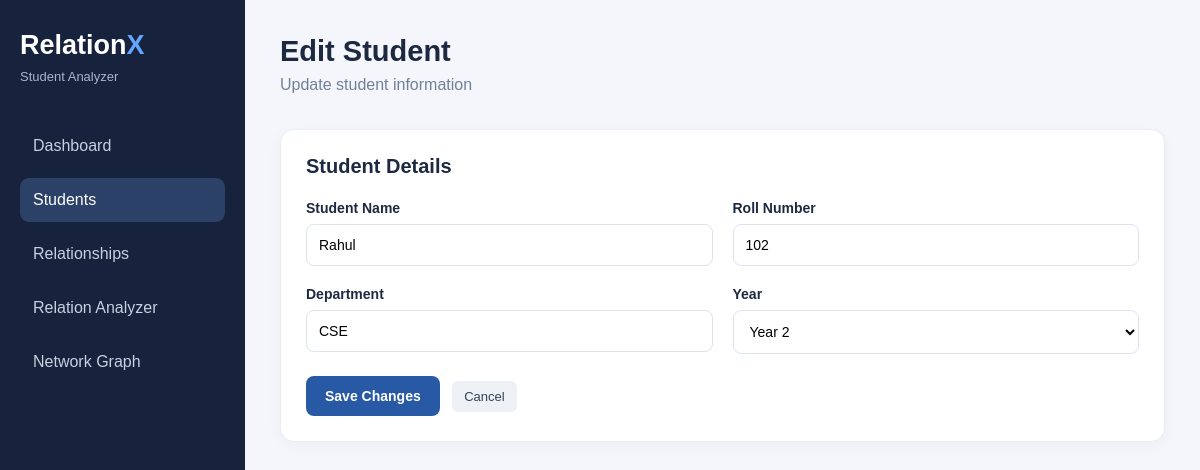
Page /edit-student/4 on the committed database.
### tables this page shows
CREATE TABLE students (
            id INTEGER PRIMARY KEY AUTOINCREMENT,
            name TEXT NOT NULL,
            roll_no TEXT UNIQUE NOT NULL,
            department TEXT NOT NULL,
            year INTEGER NOT NULL
        );

### app.py (the view, shortened to what this page needs)
@app.route("/edit-student/<int:student_id>", methods=["GET", "POST"])
def edit_student(student_id):
    conn = get_connection()
    cursor = conn.cursor()
    cursor.execute(
        "SELECT * FROM students WHERE id = ?",
        (student_id,)
    )
    student = cursor.fetchone()
    if student is None:
        conn.close()
        flash("Student not found.", "error")
        return redirect(url_for("students"))
    conn.close()
    return render_template("edit_student.html", student=student)

### database.py (called while the page is built)
def get_connection():
    conn = sqlite3.connect(DATABASE)
    conn.row_factory = sqlite3.Row
    return conn

### templates/edit_student.html (shortened to what this page needs)
<!DOCTYPE html>
<html lang="en">
<head>
    <link rel="stylesheet"
          href="{{ url_for('static', filename='css/style.css') }}">
</head>
<body>
<div class="dashboard">
    <aside class="sidebar">
        <h2>Relation<span>X</span></h2>
        <p class="subtitle">Student Analyzer</p>
        <nav>
            <a href="/">Dashboard</a>
            <a href="/students" class="active">Students</a>
            <a href="/relationships">Relationships</a>
            <a href="/analyzer">Relation Analyzer</a>
            <a href="/network">Network Graph</a>
        </nav>
    </aside>
    <main class="main-content">
        <header>
            <div>
                <h1>Edit Student</h1>
                <p>Update student information</p>
            </div>
        </header>
        <section class="form-card">
            <h2>Student Details</h2>
            <form method="POST">
                <div class="form-grid">
                    <div class="field">
                        <label>Student Name</label>
                        <input type="text" name="name"
                               value="{{ student.name }}" required>
                    </div>
                    <div class="field">
                        <label>Roll Number</label>
                        <input type="text" name="roll_no"
                               value="{{ student.roll_no }}" required>
                    </div>
                    <div class="field">
                        <label>Department</label>
                        <input type="text" name="department"
                               value="{{ student.department }}" required>
                    </div>
                    <div class="field">
                        <label>Year</label>
                        <select name="year" required>
                            {% for y in range(1, 7) %}
                                <option value="{{ y }}"
                                    {% if student.year == y %}selected{% endif %}>
                                    Year {{ y }}
                                </option>
                            {% endfor %}
                        </select>
                    </div>
                </div>
                <button type="submit" class="primary-btn">
                    Save Changes
                </button>
                <a href="/students" class="cancel-btn">Cancel</a>
            </form>
        </section>
    </main>
</div>
</body>
</html>

### static/css/style.css (style rules this page uses)
* { margin: 0; padding: 0; box-sizing: border-box; }
body { font-family: Arial, sans-serif; background: #f4f6fb; color: #1d2940; }
.dashboard { display: flex; min-height: 100vh; }
.sidebar { width: 245px; background: #17233c; color: white; padding: 30px 20px; flex-shrink: 0; }
.sidebar h2 { font-size: 27px; }
.sidebar h2 span { color: #65a5ff; }
.subtitle { color: #a9b5cb; font-size: 13px; margin: 8px 0 40px; }
.sidebar nav { display: flex; flex-direction: column; gap: 10px; }
.sidebar nav a { color: #c6d0e1; text-decoration: none; padding: 13px; border-radius: 9px; transition: 0.2s; }
.sidebar nav a:hover, .sidebar nav a.active { background: #2b4167; color: white; }
.main-content { flex: 1; padding: 35px; min-width: 0; }
header { display: flex; justify-content: space-between; align-items: center; gap: 15px; margin-bottom: 35px; }
header h1 { font-size: 29px; margin-bottom: 8px; }
header p { color: #718099; }
.primary-btn { display: inline-block; background: white; color: #234b87; text-decoration: none; font-weight: bold; padding: 12px 19px; border-radius: 8px; border: none; cursor: pointer; font-size: 14px; }
.form-card, .table-card { background: white; border: 1px solid #e8edf5; border-radius: 14px; padding: 25px; margin-bottom: 25px; box-shadow: 0 4px 15px rgba(30, 50, 90, 0.04); }
.form-card h2, .table-heading h2 { margin-bottom: 22px; font-size: 20px; }
.form-grid { display: grid; grid-template-columns: repeat(2, minmax(0, 1fr)); gap: 20px; margin-bottom: 22px; }
.field { display: flex; flex-direction: column; gap: 8px; }
.field label { font-weight: 600; font-size: 14px; }
.field input, .field select { width: 100%; padding: 12px; border: 1px solid #dce3ee; border-radius: 8px; outline: none; font-size: 14px; background: white; }
.form-card .primary-btn { background: #2859a5; color: white; }
.edit-btn, .delete-btn, .cancel-btn { padding: 8px 12px; border-radius: 6px; font-size: 13px; text-decoration: none; border: none; cursor: pointer; display: inline-block; }
.cancel-btn { background: #edf0f5; color: #344258; margin-left: 8px; }

### rows in the picture
students: name "Rahul", roll_no "102", department "CSE", year "Year 2"
